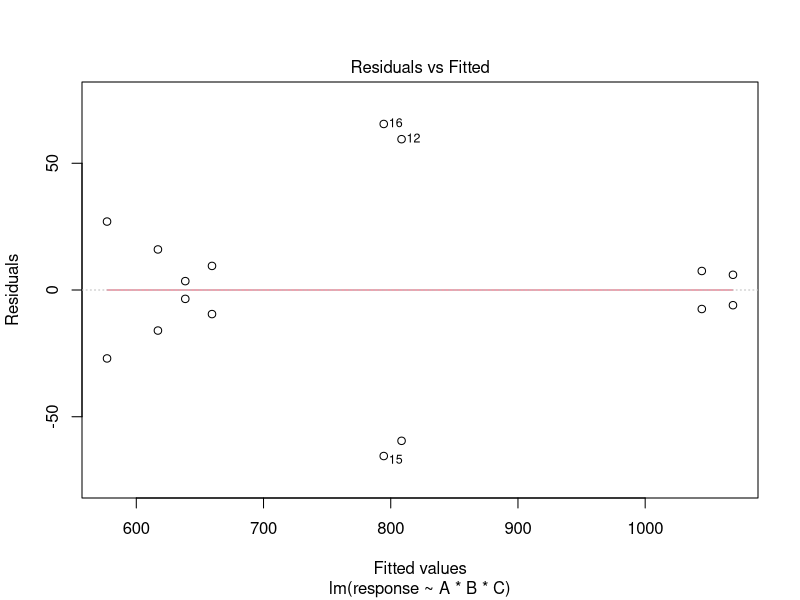
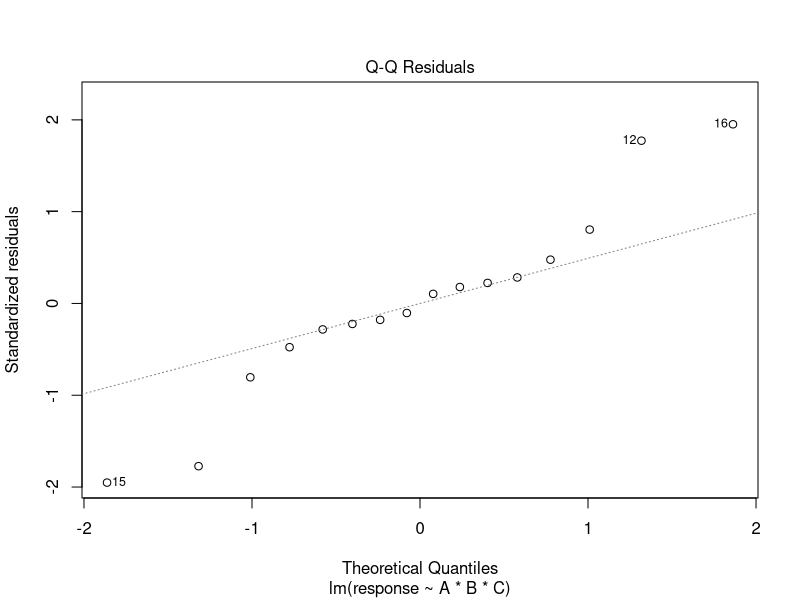
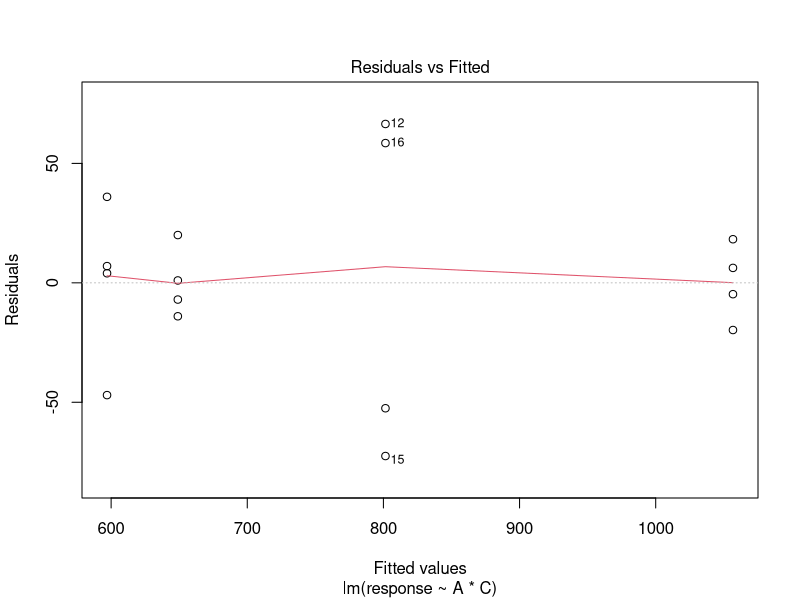
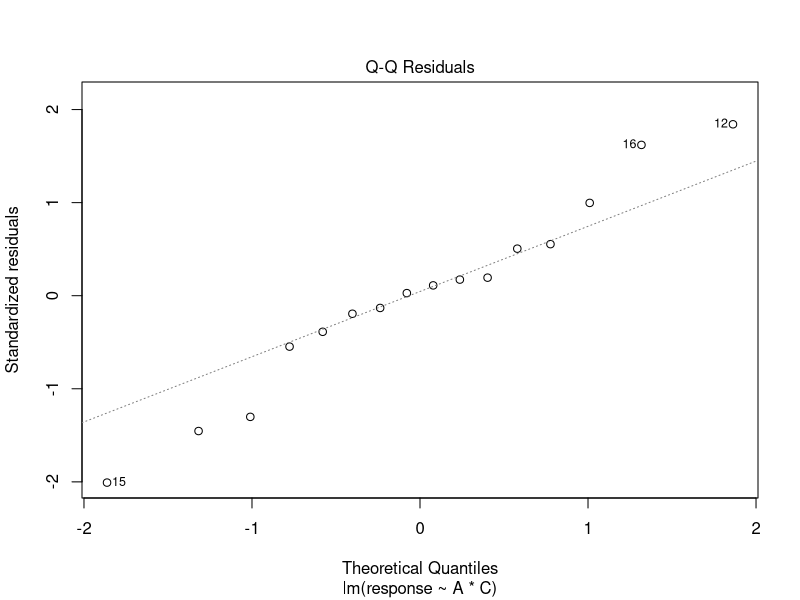
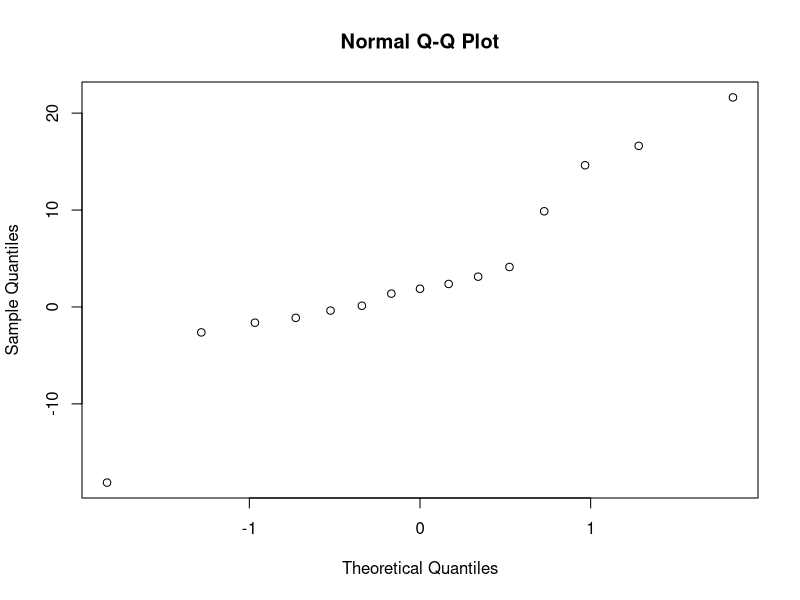
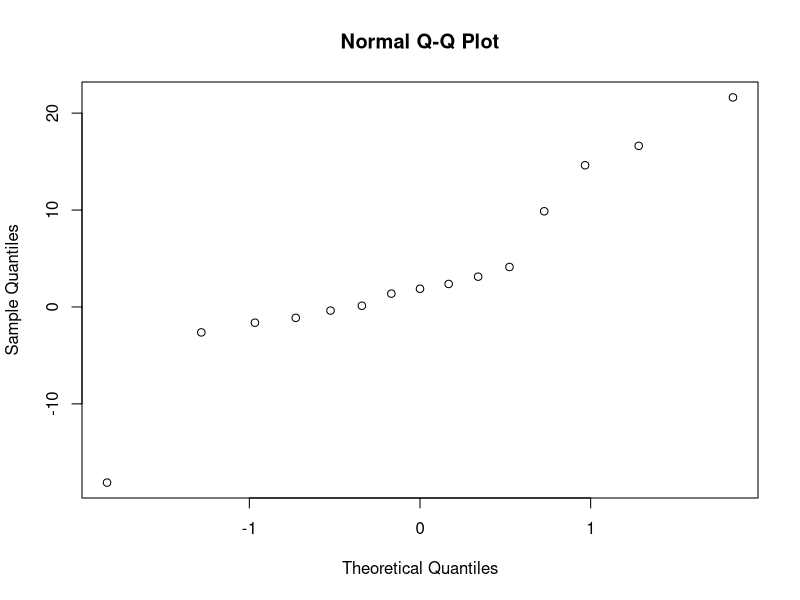
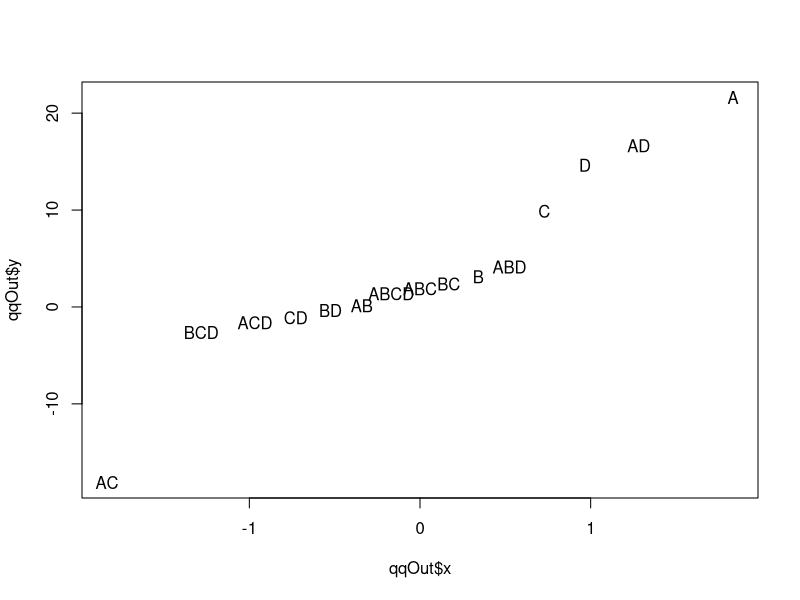
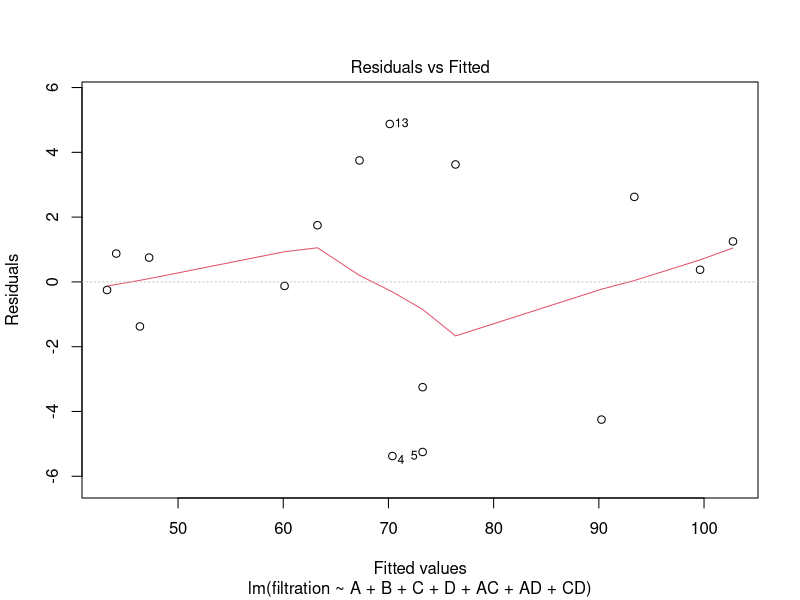

Source code (R) for these figures, in order:
#example 6.2
#A is reactant concentraion, B is catalyst
A <- as.factor(rep(c(-1, 1, -1, 1), 3))
B <- as.factor(rep(c(-1, -1, 1, 1), 3))
response <- c(28,36,18,31,25,32,19,30,27,32,23,29)
chemDat <- data.frame(A, B, response)

chemAOV <- aov(response ~ A*B, data = chemDat)
summary(chemAOV)
library(lsmeans)
grandMean <- mean(response)
grandMean
factorA <- lsmeans(chemAOV, ~A)
factorB <- lsmeans(chemAOV, ~B)
interactionAB <- lsmeans(chemAOV, ~A|B)
summary(factorA)
summary(factorB)
summary(interactionAB)

A <- as.numeric(as.character(A))
B <- as.numeric(as.character(B))
AB <- A*B
X <- cbind( rep(1, 12), A, B, AB)
betaHat <- solve(t(X) %*% X)%*% t(X) %*% response
betaHat

chemLM <- lm(chemDat$response~X-1)  #-1 gets rid of intercept b/c already in X
chemLM
summary(chemLM)

Xalt <- X
Xalt[Xalt == -1] <- 0
betaHat <- solve(t(Xalt) %*% Xalt)%*% t(Xalt) %*% response
betaHat



######################################
#Example 6.3
A <- c(-1, 1, -1, 1, -1, 1, -1, 1)
B <- c(-1, -1, 1, 1, -1, -1, 1, 1)
C <- c(-1, -1, -1, -1, 1, 1, 1, 1)
AB <- A*B
AC <- A*C
BC <- B*C
ABC <- A*B*C
response <- c(550,604,669,650,633,601,642,635,1037,1052,749,868,1075,1063,729,860)
#data are listed in order (1), (1), a, a, b, ....

etchDat <- data.frame(
  as.factor(rep(A, 1, each = 2)), 
  as.factor(rep(B, 1, each = 2)), 
  as.factor(rep(C, 1, each = 2)), 
  response)
etchDat
colnames(etchDat)[1:3] <- c("A", "B", "C")
etchDat

#using formulas to produce effect estimates
aggOut <- aggregate(response ~ A + B + C, data = etchDat, sum)
aggOut
name <- c("one", "a", "b", "ab", "c", "ac", "bc", "abc")
aggOut <- data.frame(name, aggOut)
aggOut

#effect estimates from formulas
Aest <- 1/8*sum(A * aggOut[, "response"])
Aest  #interpret?
Best <- 1/8*sum(B * aggOut[, "response"])
ABest <- 1/8*sum(AB * aggOut[, "response"])
Cest <- 1/8*sum(C * aggOut[, "response"])
ACest <- 1/8*sum(AC * aggOut[, "response"])
BCest <- 1/8*sum(BC * aggOut[, "response"])
ABCest <- 1/8*sum(ABC * aggOut[, "response"])
print(c(Aest, Best, ABest, Cest, ACest, BCest, ABCest))
#agrees with table 6.5 page 247

#anova
etchOut <- lm(response ~ A*B*C, data = etchDat)
anova(etchOut)
#agrees with table 6.6 page 247

#using design matrix X (account for 2 replicates)
I <- rep(1,16)
X <- cbind(I, rep(A,1,each = 2), rep(B,1,each = 2), rep(AB,1,each = 2), 
           rep(C,1,each = 2), rep(AC,1,each = 2), rep(BC,1,each = 2), 
           rep(ABC,1,each = 2))
colnames(X) <- c("I", "A", "B", "AB", "C", "AC", "BC", "ABC")
#via normal equations
betaHat <- solve(t(X) %*% X) %*% t(X) %*% etchDat[, "response"]
betaHat

#using lm with X
etchLM <- lm(etchDat[,"response"] ~ X-1)
summary(etchLM)  #do these agree with above?


#model adequacy
plot(etchOut, 1)
plot(etchOut, 2)



#reduced/refined model
etchOut2 <- lm(response ~ A * C, data = etchDat)
anova(etchOut2)
anova(etchOut)
#why did p-values change?
summary(etchOut2)
summary(etchOut)  
#look at adjusted R-squared


plot(etchOut2, 1)
plot(etchOut2, 2)



##########################################################################
#single replicate example

A <- rep( c(-1, 1), 8)
B <- rep( c(-1, -1, 1, 1), 4)
C <- rep( c(-1, -1, -1, -1, 1, 1, 1, 1), 2)
D <- c(rep(-1, 8), rep(1, 8))
filtration <- c(45,71,48,65,68,60,80,65,43,100,45,104,75,86,70,96)

AB <- A*B
AC <- A*C
AD <- A*D
BC <- B*C
BD <- B*D
CD <- C*D
ABC <- AB*C
ABD <- AB*D
ACD <- AC*D
BCD <- BC*D
ABCD <- AB*CD

lmTemp <- lm(filtration ~ as.factor(A)*as.factor(B)*as.factor(C)*as.factor(D))
anova(lmTemp)
#crashes

Aeffect <- 1/8 * t(A) %*% filtration
Beffect <- 1/8 * t(B) %*% filtration
Ceffect <- 1/8 * t(C) %*% filtration
Deffect <- 1/8 * t(D) %*% filtration
ABeffect <- 1/8 * t(AB) %*% filtration
ACeffect <- 1/8 * t(AC) %*% filtration
ADeffect <- 1/8 * t(AD) %*% filtration
BCeffect <- 1/8 * t(BC) %*% filtration
BDeffect <- 1/8 * t(BD) %*% filtration
CDeffect <- 1/8 * t(CD) %*% filtration
ABCeffect <- 1/8 * t(ABC) %*% filtration
ABDeffect <- 1/8 * t(ABD) %*% filtration
ACDeffect <- 1/8 * t(ACD) %*% filtration
BCDeffect <- 1/8 * t(BCD) %*% filtration
ABCDeffect <- 1/8 * t(ABCD) %*% filtration

effects <- c(Aeffect, Beffect, Ceffect, Deffect, ABeffect, ACeffect, ADeffect, BCeffect, BDeffect, CDeffect,
             ABCeffect, ABDeffect, ACDeffect, BCDeffect, ABCDeffect)
qqnorm(effects)
qqOut <- qqnorm(effects)
plot(qqOut, type = 'n')
text(x = qqOut$x, y = qqOut$y, labels = c("A", "B", "C", "D", "AB", "AC", "AD", "BC", "BD", "CD", "ABC", "ABD", "ACD", "BCD", "ABCD"))

filtrationDat <- data.frame(filtration, as.factor(A), as.factor(B), as.factor(C), as.factor(D))
colnames(filtrationDat) <- c("filtration", "A", "B", "C", "D")

#author's approach:  does a 2^3 design with B left out
aov2 <- lm(filtration ~ A*C*D, data = filtrationDat)
anova(aov2)

#alternative:  including ALL main effects and only two-way interactions for important factors A,C,D
aov3 <- lm(filtration ~ A + B + C + D + AC + AD + CD, data = filtrationDat)
anova(aov3)
plot(aov3, 1)
plot(aov3, 2)

#post-hoc:  What do you report?
library(lsmeans)
#approach 1:  since AC and AD both significant, drill down to ACD level
lsmeans(aov3, ~ A|C|D )

#approach 2:  since ACD and CD not significant, report AC interaction across D and AD interaction across C
lsmeans(aov3, ~A|C)
lsmeans(aov3, ~A|D)
